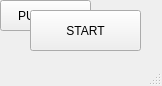
<?xml version="1.0" encoding="UTF-8"?>
<ui version="4.0">
 <class>ButtonHunt</class>
 <widget class="QMainWindow" name="ButtonHunt">
  <property name="geometry">
   <rect>
    <x>0</x>
    <y>0</y>
    <width>162</width>
    <height>86</height>
   </rect>
  </property>
  <property name="minimumSize">
   <size>
    <width>0</width>
    <height>0</height>
   </size>
  </property>
  <property name="windowTitle">
   <string>ButtonHunt</string>
  </property>
  <widget class="QWidget" name="centralwidget">
   <widget class="QPushButton" name="pushButton">
    <property name="enabled">
     <bool>true</bool>
    </property>
    <property name="geometry">
     <rect>
      <x>0</x>
      <y>0</y>
      <width>91</width>
      <height>31</height>
     </rect>
    </property>
    <property name="text">
     <string>PUSH ME</string>
    </property>
   </widget>
   <widget class="QPushButton" name="startButton">
    <property name="geometry">
     <rect>
      <x>30</x>
      <y>10</y>
      <width>111</width>
      <height>41</height>
     </rect>
    </property>
    <property name="text">
     <string>START</string>
    </property>
   </widget>
  </widget>
  <widget class="QMenuBar" name="menubar">
   <property name="geometry">
    <rect>
     <x>0</x>
     <y>0</y>
     <width>162</width>
     <height>21</height>
    </rect>
   </property>
  </widget>
  <widget class="QStatusBar" name="statusbar">
   <property name="enabled">
    <bool>true</bool>
   </property>
  </widget>
 </widget>
 <resources/>
 <connections/>
</ui>
